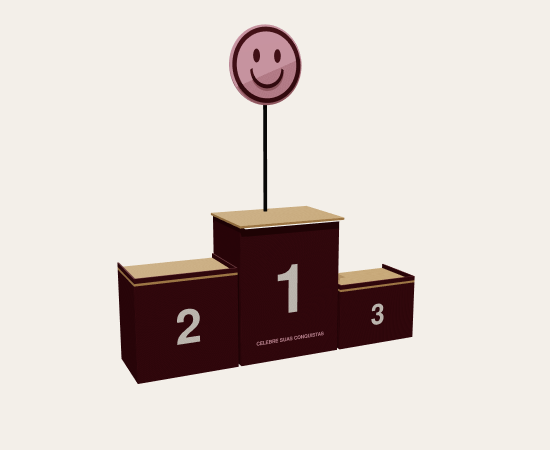
#> input picture estudio-3d-heroica/projetos/2026-10-31_podio-heroica/v4/saida/renders/render_frente.png, 1100 x 900 px (shown at 1/2 size)
$ python documentos_v4.py
#> lines starting #> are read from the running program, lines starting #| are printed output that depends on the picture
### estudio-3d-heroica/ferramentas/desenho.py
"""Utilitários de prancha técnica (matplotlib): cotas, cabeçalho, tabela, polígonos de peças."""
import matplotlib
matplotlib.use("Agg")
import matplotlib.pyplot as plt
from matplotlib.patches import Circle, Polygon

A4_PAISAGEM = (11.69, 8.27)
A4_RETRATO = (8.27, 11.69)
MARROM = "#5E2129"


def cota_h(ax, x0, x1, y, txt=None, off=0, cor="k", fs=8):
    ax.annotate("", (x0, y + off), (x1, y + off),
                arrowprops=dict(arrowstyle="<->", lw=0.7, color=cor, shrinkA=0, shrinkB=0))
    for x in (x0, x1):
        ax.plot([x, x], [y, y + off * 1.1 if off else y], lw=0.4, color=cor)
    ax.text((x0 + x1) / 2, y + off + (6 if off >= 0 else -6), txt or f"{abs(x1 - x0):.0f}",
            ha="center", va="bottom" if off >= 0 else "top", fontsize=fs, color=cor)


def cota_v(ax, y0, y1, x, txt=None, off=0, cor="k", fs=8):
    ax.annotate("", (x + off, y0), (x + off, y1),
                arrowprops=dict(arrowstyle="<->", lw=0.7, color=cor, shrinkA=0, shrinkB=0))
    for y in (y0, y1):
        ax.plot([x, x + off * 1.1 if off else x], [y, y], lw=0.4, color=cor)
    ax.text(x + off + (6 if off >= 0 else -6), (y0 + y1) / 2, txt or f"{abs(y1 - y0):.0f}",
            ha="left" if off >= 0 else "right", va="center", fontsize=fs, color=cor, rotation=90)


def cabecalho(fig, titulo, subtitulo, direita1="", direita2=""):
    fig.text(0.03, 0.965, titulo, fontsize=15, color=MARROM, fontweight="bold")
    fig.text(0.03, 0.937, subtitulo, fontsize=10.5, color="#333")
    fig.text(0.97, 0.965, direita1, fontsize=8, ha="right", color="#555")
    fig.text(0.97, 0.947, direita2, fontsize=8, ha="right", color="#555")
    fig.add_artist(plt.Line2D([0.03, 0.97], [0.927, 0.927], color=MARROM, lw=1))


def tabela(ax, linhas, cab, larguras, fs=7.5):
    ax.axis("off")
    t = ax.table(cellText=linhas, colLabels=cab, cellLoc="left", colWidths=larguras, bbox=[0, 0, 1, 1])
    t.auto_set_font_size(False)
    t.set_fontsize(fs)
    for (r, c), cel in t.get_celld().items():
        cel.set_edgecolor("#bbb")
        if r == 0:
            cel.set_facecolor("#f1e6e8")
            cel.set_text_props(fontweight="bold")
    return t


def desenhar_peca(ax, contorno, recortes=(), furos=(), fc="#efe0cc", ec="#9b7b55", mapa=None,
                  cor_furo_guia="#1a8a3a", cor_interno="#2346b0"):
    """Desenha a peça (contorno + recortes + furos). `mapa(u, v) -> (x, y)` posiciona na prancha."""
    mapa = mapa or (lambda u, v: (u, v))
    ax.add_patch(Polygon([mapa(*p) for p in contorno], closed=True, fc=fc, ec=ec, lw=0.8))
    for r in recortes:
        ax.add_patch(Polygon([mapa(*p) for p in r], closed=True, fc="white", ec=cor_interno, lw=0.8))
    for u, v, d in furos:
        x, y = mapa(u, v)
        if d <= 3:
            ax.add_patch(Circle((x, y), 6, fc=cor_furo_guia, ec="none"))
        else:
            ax.add_patch(Circle((x, y), d / 2, fc="white", ec=cor_interno, lw=0.7))

### estudio-3d-heroica/projetos/2026-10-31_podio-heroica/v4/documentos_v4.py
"""
Pódio Heroica v4 (desmontável/flat) — documentos: SERRA, CNC e GUIA (desmontado + montagem).
Rode antes: podio_v4.py.     python documentos_v4.py
"""
import json
import math
import os
import sys

import matplotlib
matplotlib.use("Agg")
import matplotlib.pyplot as plt
from matplotlib.backends.backend_pdf import PdfPages
from matplotlib.patches import Rectangle

AQUI = os.path.dirname(os.path.abspath(__file__))
sys.path.insert(0, os.path.join(AQUI, "..", "..", "..", "ferramentas"))
sys.path.insert(0, os.path.join(AQUI, "..", "..", ".."))
import desenho as dz  # noqa: E402
import podio_v4 as m  # noqa: E402

SAIDA = os.path.join(AQUI, "saida")
VAL = json.load(open(os.path.join(SAIDA, "validacao.json")))
#> (reads estudio-3d-heroica/projetos/2026-10-31_podio-heroica/v4/saida/validacao.json from the repository)
LISTA = json.load(open(os.path.join(SAIDA, "lista_de_cortes.json")))
#> (reads estudio-3d-heroica/projetos/2026-10-31_podio-heroica/v4/saida/lista_de_cortes.json from the repository)
PECAS = {p["ref"]: p for p in json.load(open(os.path.join(SAIDA, "pecas.json")))}
#> (reads estudio-3d-heroica/projetos/2026-10-31_podio-heroica/v4/saida/pecas.json from the repository)
DATA = "09/11/2026"
MARROM, ROSA = "#5E2129", "#C9607F"
TIT = "PÓDIO HEROICA · v4 (desmontável)"
PK = VAL["pesos_kg"]


def cab(fig, sub, folha, tot, doc):
    dz.cabecalho(fig, TIT, sub, f"{doc} · folha {folha}/{tot} · medidas em mm", f"Heroica · {DATA}")


def img(fig, arq, caixa, titulo=None):
#> called with arq = 'renders/render_frente.png', titulo = 'montado'
    ax = fig.add_axes(caixa)
    ax.imshow(plt.imread(os.path.join(SAIDA, arq)))
    ax.axis("off")
    if titulo:
        ax.set_title(titulo, fontsize=8, color="#555")


def acab(ref):
    if ref[0] in "KPAS":
        return "madeira + verniz" if ref[0] in "KP" else "madeira (oculta)"
    return "marrom Heroica (RAL 3005)"


def plano_desenho(pdf, ch, titulo, folha, tot, doc, com_furos=False):
    fig = plt.figure(figsize=dz.A4_PAISAGEM)
    cab(fig, titulo, folha, tot, doc)
    ax = fig.add_axes([0.04, 0.08, 0.92, 0.80])
    ax.set_aspect("equal")
    ax.axis("off")
    ax.add_patch(Rectangle((0, 0), 2200, 1600, fc="#faf7f2", ec="#999"))
    for e in ch:
        ref, x, y, ang = e[:4]
        if com_furos:
            p = PECAS[ref]
            xs = [q[0] for q in p["contorno"]]
            ys = [q[1] for q in p["contorno"]]
            c = [(u - min(xs), v - min(ys)) for u, v in p["contorno"]]
            f = [(u - min(xs), v - min(ys), d) for u, v, d in p["furos"]]
            ca, sa = round(math.cos(math.radians(ang))), round(math.sin(math.radians(ang)))
            rot = [(u * ca - v * sa, u * sa + v * ca) for u, v in c]
            mx, my = min(q[0] for q in rot), min(q[1] for q in rot)
            bw, bh = max(q[0] for q in rot) - mx, max(q[1] for q in rot) - my
            dz.desenhar_peca(ax, c, [], f, mapa=(lambda u, v, x=x, y=y, ca=ca, sa=sa, mx=mx, my=my:
                                                (x + u * ca - v * sa - mx, y + u * sa + v * ca - my)))
        else:
            w, h = e[4], e[5]
            bw, bh = (h, w) if ang in (90, 270) else (w, h)
            ax.add_patch(Rectangle((x, y), bw, bh, fc="#efe0cc", ec="#9b7b55", lw=0.8))
        if min(bw, bh) > 45:
            ax.text(x + bw / 2, y + bh / 2, f"{ref}\n{max(bw, bh):.0f}×{min(bw, bh):.0f}" if min(bw, bh) > 120 else ref,
                    ha="center", va="center", fontsize=6.5, color="#5a4630", rotation=90 if bh > bw * 3 else 0)
    dz.cota_h(ax, 0, 2200, 1600, "2200", off=30)
    dz.cota_v(ax, 0, 1600, 0, "1600", off=-30)
    ax.set_xlim(-80, 2260)
    ax.set_ylim(-60, 1700)
    pdf.savefig(fig)
    plt.close(fig)


def capa(fig):
    img(fig, "renders/render_frente.png", [0.01, 0.33, 0.36, 0.58], "montado")
    img(fig, "renders/desmontado.png", [0.36, 0.33, 0.36, 0.58], "desmontado (pilha chata)")
#> call 2 of img, with arq = 'renders/desmontado.png', titulo = 'desmontado (pilha chata)'
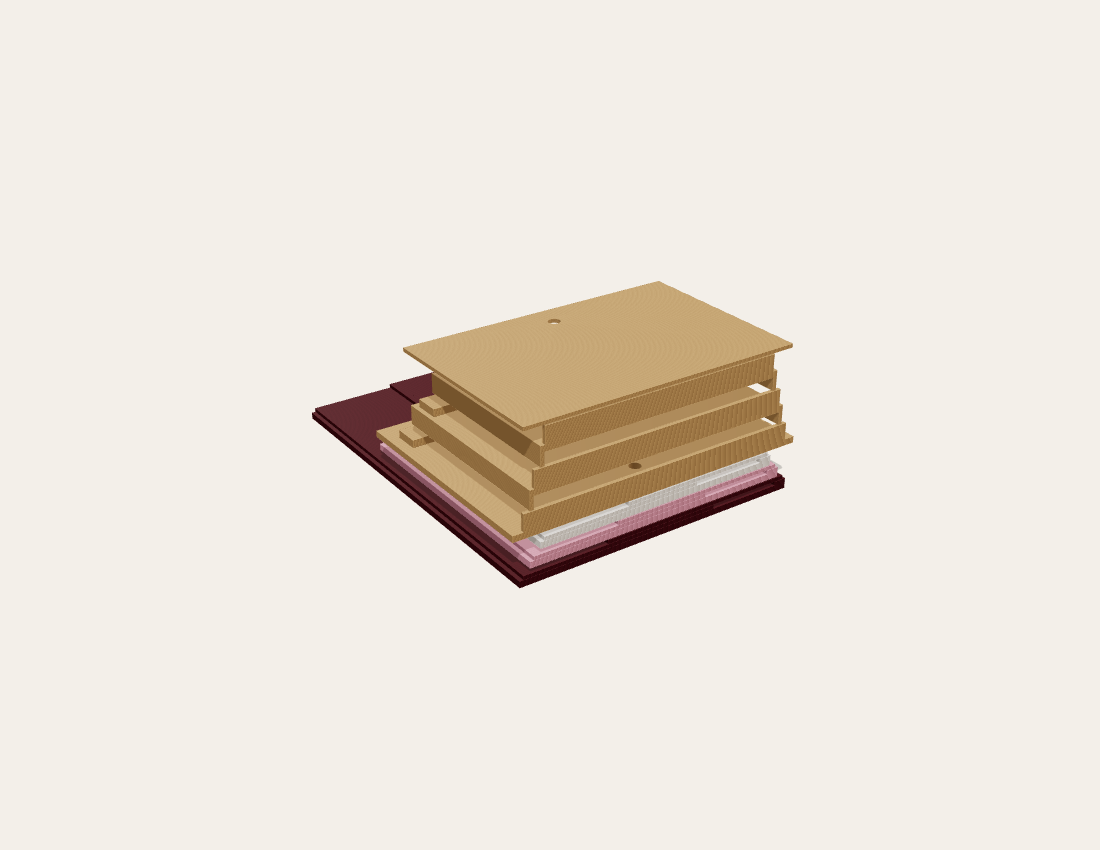
#> input picture estudio-3d-heroica/projetos/2026-10-31_podio-heroica/v4/saida/renders/desmontado.png, 1100 x 850 px
    pm, pi = VAL["montado_mm"], VAL["pilha_mm"]
    fig.text(0.03, 0.28, "O PÓDIO", fontsize=9, fontweight="bold", color=MARROM)
    fig.text(0.03, 0.265,
             f"Montado: {pm[0]} × {pm[1]}, selo a {pm[2]}. Desmontado: pilha de {pi[0]} × {pi[1]} × {pi[2]}.\n"
             "Cada caixa = CORPO dobrável (frente 15 + 2 laterais 9 em dobradiças) + TAMPO 15 com tacos por baixo.\n"
             f"Sem ferramenta no PDV. Total ~{VAL['peso_total_kg']:.0f} kg; peça mais pesada {VAL['maior_peca_kg']:.1f} kg.",
             fontsize=8.2, va="top", linespacing=1.6)


def serra(pdf):
    planos = [(e, c) for e in ("15", "9") for c in VAL["serra_plano"][e]]
    tot = 2 + len(planos)
    fig = plt.figure(figsize=dz.A4_PAISAGEM)
    cab(fig, "Pacote SERRA / SECCIONADORA · só cortes retos", 1, tot, "SERRA")
    capa(fig)
    fig.text(0.74, 0.89,
             "PARA O FORNECEDOR\n"
             "Compensado de PINUS 2200 × 1600:\n"
             f"{VAL['serra_chapas']['15']} chapa de 15 mm + {VAL['serra_chapas']['9']} chapa de 9 mm.\n\n"
             "Todas as peças são retangulares.\n"
             "Sem furos na serra (feitos na montagem).\n\n"
             "• Medidas finais (já descontada a serra).\n"
             "• Plano de corte em faixas nas folhas\n"
             "   seguintes; planilha CSV junto.\n"
             "• Tolerância ±0,5; esquadro conferido.\n"
             "• Identificar cada peça com a letra\n"
             "   (lápis ou etiqueta) no verso.",
             fontsize=7.8, va="top", linespacing=1.45)
    pdf.savefig(fig)
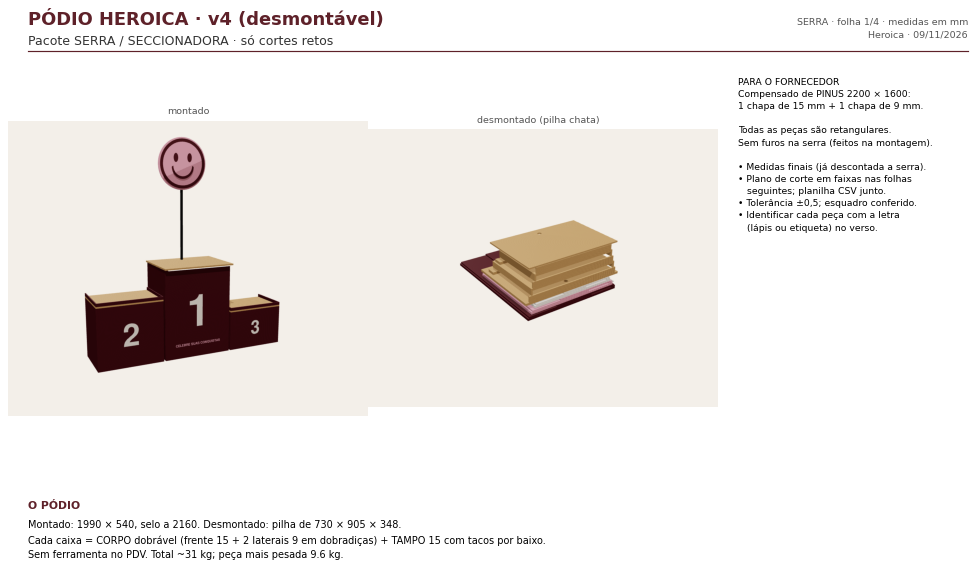
#> figure drawn by matplotlib, 2 panels
    plt.close(fig)
    fig = plt.figure(figsize=dz.A4_PAISAGEM)
    cab(fig, "Lista de cortes", 2, tot, "SERRA")
    ax = fig.add_axes([0.04, 0.10, 0.92, 0.80])
    linhas = [[g["ref"], g["nome"], str(g["qtd"]), f"{g['comp']} × {g['larg']} × {g['esp']}", acab(g["ref"])]
              for g in LISTA]
    dz.tabela(ax, linhas, ["Ref", "Peça", "Qtd", "Comp. × larg. × esp.", "Acabamento"],
              [0.07, 0.36, 0.07, 0.22, 0.28], fs=6.6)
    fig.text(0.04, 0.06, f"{sum(g['qtd'] for g in LISTA)} peças. Tacos (A): 4 por tampo = 2 tacos de 2 camadas coladas.",
             fontsize=8)
    pdf.savefig(fig)
    plt.close(fig)
    for n, (esp, ch) in enumerate(planos, 1):
        plano_desenho(pdf, ch, f"Plano de corte · chapa {n}: {esp} mm (2200 × 1600) · serra ~4", 2 + n, tot, "SERRA")
#> this loop made 2 passes
#> pass 1, in plano_desenho, `pdf.savefig(fig)`:
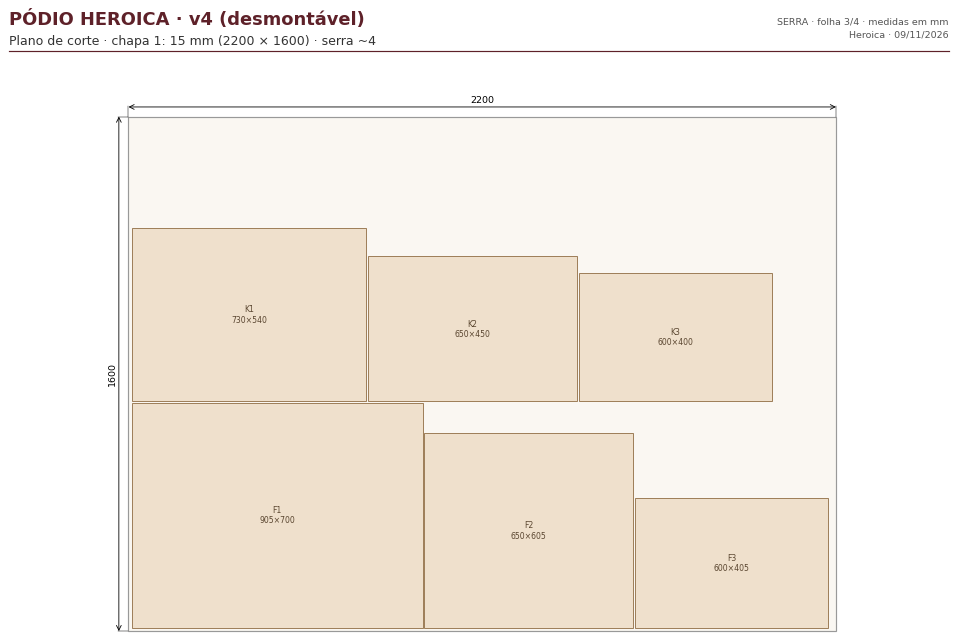
#> figure drawn by matplotlib, 1 panel
#> pass 2, in plano_desenho (call 2), `pdf.savefig(fig)`:
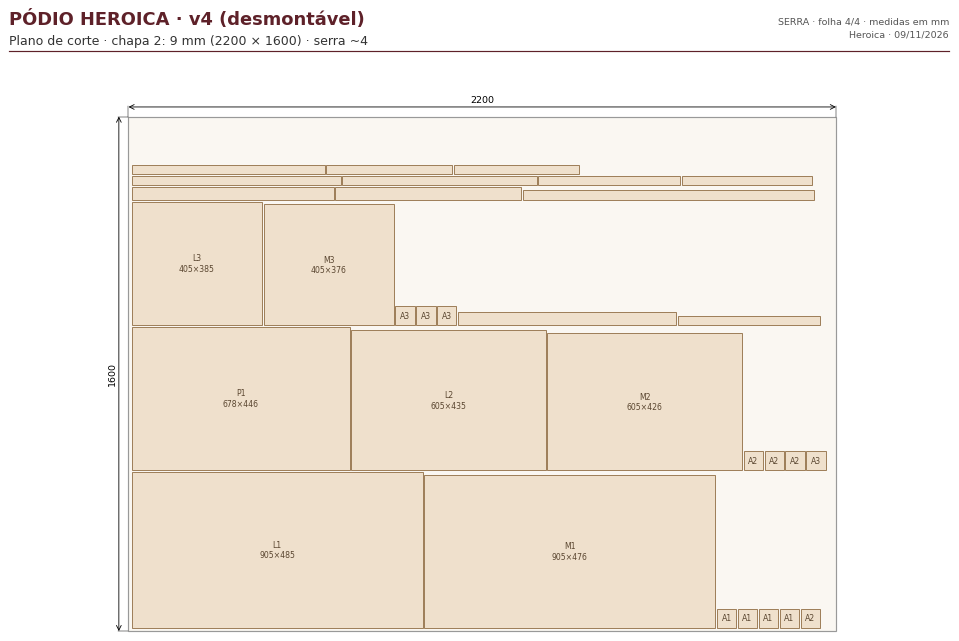
#> figure drawn by matplotlib, 1 panel


def cnc(pdf):
    planos = [(e, c) for e in ("15", "9") for c in VAL["cnc_plano"][e]]
    tot = 1 + len(planos)
    fig = plt.figure(figsize=dz.A4_PAISAGEM)
    cab(fig, "Pacote CNC · chapa_15mm_1.dxf e chapa_9mm_1.dxf", 1, tot, "CNC")
    capa(fig)
#> (the rest of the program and of its run is left out)
